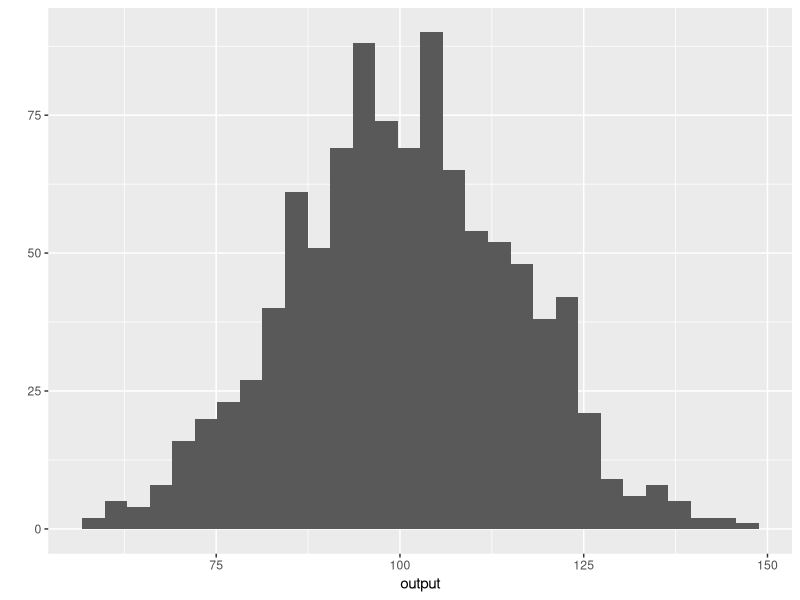
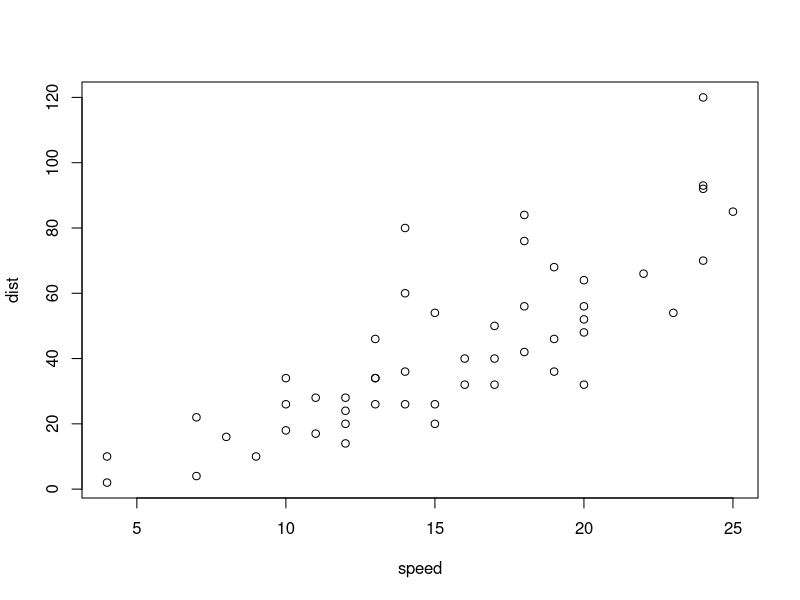

Source code (R) for these figures, in order:
## ---- chunk 1
output <- rnorm(1000, 100, 15);
## ---- chunk 2
ggplot2::qplot(output)
## ---- chunk 3
summary(cars)
## ---- chunk 4
plot(cars)
